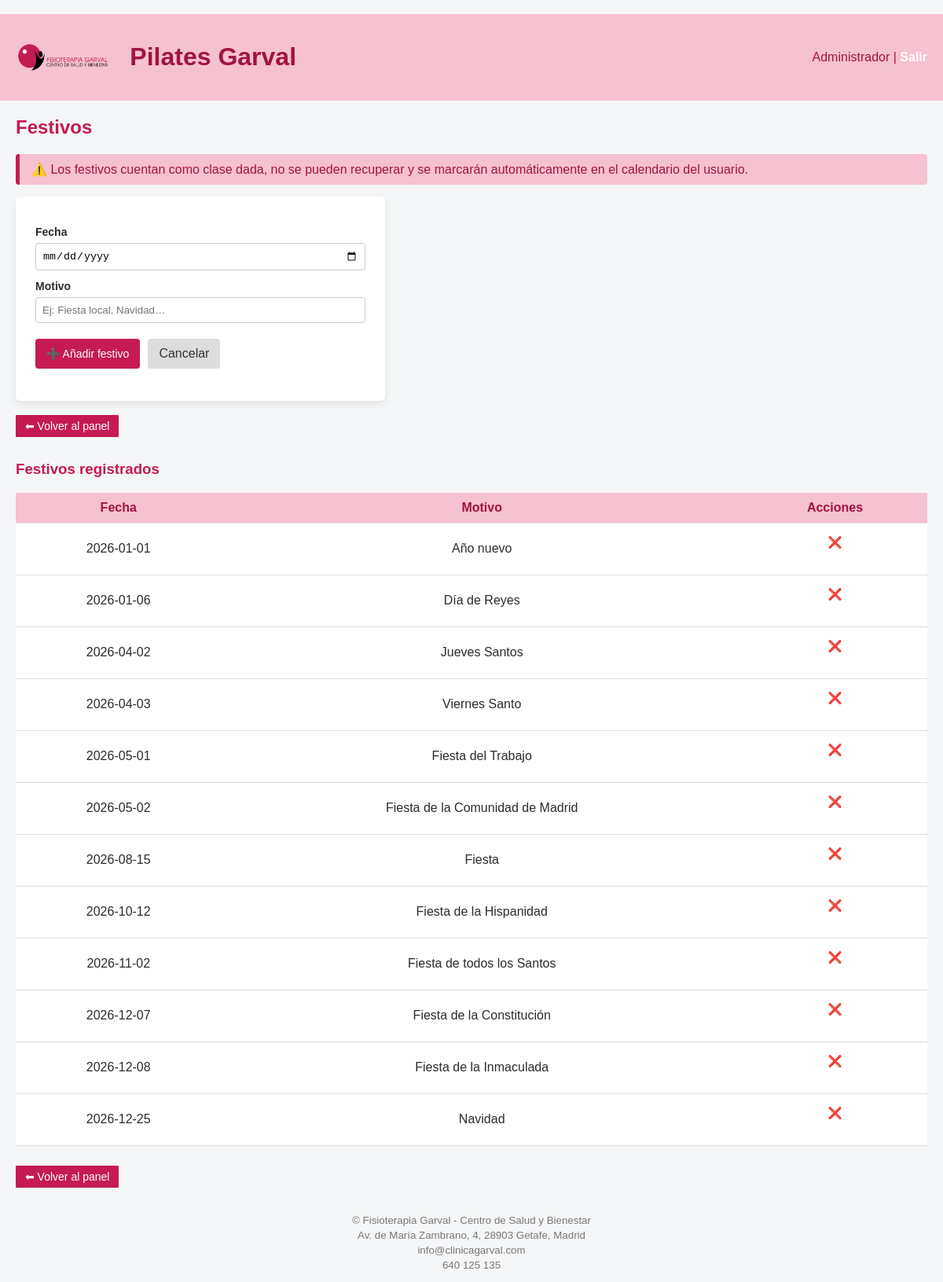
/admin/festivos (signed in), run on the app's committed database.
### tables this page shows
CREATE TABLE "festivos" (
	"id"	INTEGER,
	"fecha"	TEXT UNIQUE,
	"motivo"	TEXT,
	PRIMARY KEY("id" AUTOINCREMENT)
);

### app.py (the view, shortened to what this page needs)
@app.route("/admin/festivos", methods=["GET", "POST"])
@login_required
@role_required("admin")
def admin_festivos():
    if session.get("rol") != "admin":
        abort(403)
    conn = conectar()
    c = conn.cursor()
    festivos = c.execute("""
        SELECT fecha, motivo
        FROM festivos
        ORDER BY fecha
    """).fetchall()
    conn.close()
    return render_template("festivos.html", festivos=festivos)

### auth.py (called while the page is built)
def login_required(f):
    @wraps(f)
    def wrapper(*args, **kwargs):
        if not session.get("user_id"):
            return redirect(url_for("login", next=request.path))
        return f(*args, **kwargs)
    return wrapper

def role_required(*roles):
    def deco(f):
        @wraps(f)
        def wrapper(*args, **kwargs):
            if not session.get("user_id"):
                return redirect(url_for("login", next=request.path))
            if session.get("rol") not in roles:
                abort(403)
            return f(*args, **kwargs)
        return wrapper
    return deco

### db.py (called while the page is built)
def conectar():
    conn = sqlite3.connect(DB_PATH)
    conn.row_factory = sqlite3.Row
    conn.create_collation("ES", _collate_es)
    return conn

### templates/festivos.html (shortened to what this page needs)
﻿{% extends "base.html" %}
{% block content %}
<h2>Festivos</h2>
<div class="flash">
    ⚠️ Los festivos cuentan como clase dada, no se pueden recuperar
    y se marcarán automáticamente en el calendario del usuario.
</div>
<div class="form-container">
    <form method="post" class="formulario">
        <label for="fecha">Fecha</label>
        <input type="date" name="fecha" id="fecha" required>
        <label for="motivo">Motivo</label>
        <input type="text"
               name="motivo"
               id="motivo"
               placeholder="Ej: Fiesta local, Navidad…">
        <div class="acciones-form">
            <button type="submit">➕ Añadir festivo</button>
            <a href="/pilates/admin" class="boton-secundario">Cancelar</a>
        </div>
    </form>
</div>
<br />
<a href="/pilates/admin" class="boton boton-secundario">⬅ Volver al panel</a>
{% if festivos %}
<h3 style="margin-top:30px;">Festivos registrados</h3>
<table>
    <thead>
        <tr>
            <th>Fecha</th>
            <th>Motivo</th>
            <th>Acciones</th>
        </tr>
    </thead>
    <tbody>
        {% for fecha, motivo in festivos %}
        <tr>
            <td>{{ fecha }}</td>
            <td>{{ motivo or "—" }}</td>
            <td class="acciones">
                <form method="post"
                      action="/pilates/admin/festivos/eliminar/{{ fecha }}"
                      onsubmit="return confirm('¿Eliminar este festivo?')">
                    <button class="btn-quitar">❌</button>
                </form>
            </td>
        </tr>
        {% endfor %}
    </tbody>
</table>
{% else %}
<p class="info-clases">No hay festivos registrados.</p>
{% endif %}
<a href="/pilates/admin" class="boton boton-secundario">⬅ Volver al panel</a>
{% endblock %}

### static/estilo.css (style rules this page uses)
.btn-quitar { background: transparent; border: none; cursor: pointer; font-size: 0.9rem; }
:root { --primary: #c51a52; --primary-dark: #a01442; --primary-light: #f6c1d0; --bg: #f4f6f8; --text: #2c2c2c; }
body { font-family: Arial, sans-serif; margin: 0; background: var(--bg); color: var(--text); }
h2, h3 { color: var(--primary); margin-top: 0; }
.flash { background: var(--primary-light); color: var(--primary-dark); padding: 10px 15px; margin-bottom: 15px; border-left: 5px solid var(--primary); border-radius: 4px; }
table { width: 100%; border-collapse: collapse; background: white; margin-bottom: 25px; }
th, td { padding: 10px 12px; border-bottom: 1px solid #ddd; vertical-align: middle; text-align: center; }
th { background: var(--primary-light); color: var(--primary-dark); font-weight: bold; }
td.acciones { text-align: center; white-space: nowrap; }
a.boton, button { background: var(--primary); color: white; padding: 6px 12px; border-radius: 1px; text-decoration: none; font-size: 14px; display: inline-block; }
.form-container { max-width: 420px; background: white; padding: 25px; border-radius: 6px; box-shadow: 0 4px 10px rgba(0,0,0,0.08); }
.formulario { display: flex; flex-direction: column; }
.formulario label { margin-top: 12px; font-weight: bold; font-size: 14px; }
.formulario input, .formulario select { margin-top: 6px; padding: 8px; border-radius: 4px; border: 1px solid #ccc; }
.acciones-form { display: flex; gap: 10px; margin-top: 20px; }
.acciones-form button { background: var(--primary); color: white; border: none; padding: 10px 14px; border-radius: 4px; cursor: pointer; }
.boton-secundario { background: #ddd; color: #333; padding: 10px 14px; border-radius: 4px; text-decoration: none; text-align: center; }
td:last-child { text-transform: capitalize; }
.acciones button { display: block; width: 100%; margin-bottom: 6px; }

### data on the page
festivos: fecha "2026-01-01", motivo "Año nuevo"
festivos: fecha "2026-01-06", motivo "Día de Reyes"
festivos: fecha "2026-04-02", motivo "Jueves Santos"
festivos: fecha "2026-04-03", motivo "Viernes Santo"
festivos: fecha "2026-05-01", motivo "Fiesta del Trabajo"
festivos: fecha "2026-05-02", motivo "Fiesta de la Comunidad de Madrid"
festivos: fecha "2026-08-15", motivo "Fiesta"
festivos: fecha "2026-10-12", motivo "Fiesta de la Hispanidad"
festivos: fecha "2026-11-02", motivo "Fiesta de todos los Santos"
festivos: fecha "2026-12-07", motivo "Fiesta de la Constitución"
festivos: fecha "2026-12-08", motivo "Fiesta de la Inmaculada"
festivos: fecha "2026-12-25", motivo "Navidad"

### other printed values
{{ session.nombre }} "Administrador"
